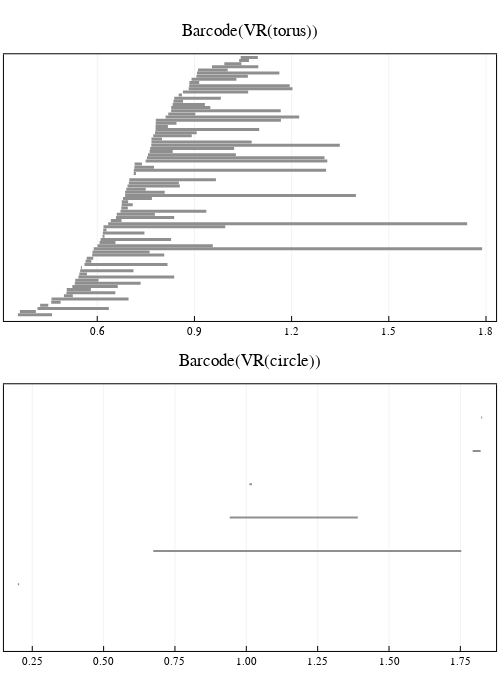

Notebook code for this chart:
### Code cell
p1 = plot_barcode(barcode(VR_torus, dim = 1), lw = 3, title = "Barcode(VR(torus))", titlefontsize = 12)
p2 = plot_barcode(barcode(VR_circle, dim = 1), lw = 2, title = "Barcode(VR(circle))", titlefontsize = 12)
plot(p1, p2, layout = grid(2,1), size = (500, 700))
